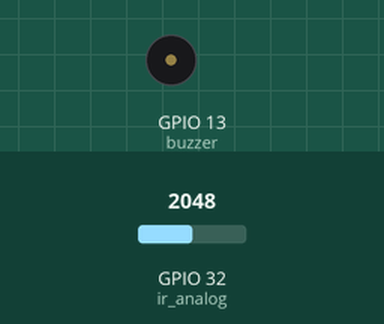
A sketch run on a simulated ESP32. Shown: buzzer (waves = sounding). The test bench sets the inputs (shaded band); at power-on: GPIO 32 (ir_analog) = 2048. WiFi joins after 1.5 s; servers stay silent unless stated; what the sketch prints to the serial monitor is not drawn.

Above: at 2.7 s.
2.8 s: GPIO 32 (ir_analog) set to 0
At 3.5 s:
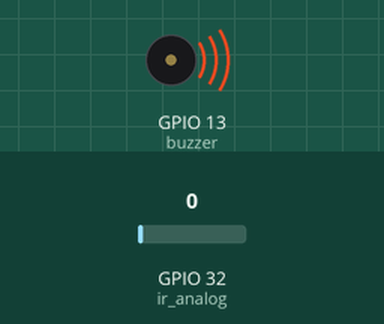
4.3 s: GPIO 32 (ir_analog) set to 491
At 4.9 s:
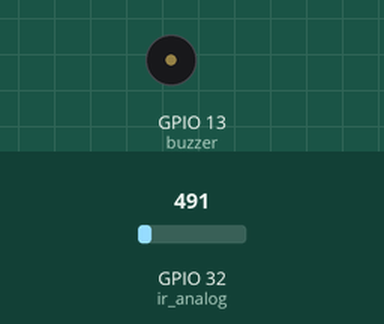
Timing chart, 0 to 7.3 s (numbered marks = the images above; inputs shaded):
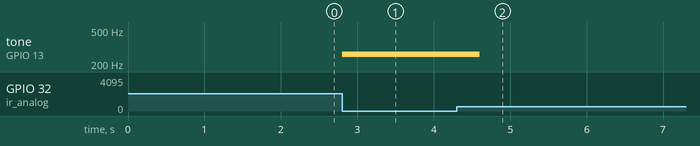

Measured:
- after the input at 2.8 s, tone on GPIO 13 (buzzer): silent → 261 Hz at once
- after the input at 4.3 s, tone on GPIO 13 (buzzer): 261 Hz → silent after 0.30 s

The sketch:

miniproject1.ino
```cpp
// input IR, output buzzer and Line notify

#include <TridentTD_LineNotify.h>
#include <WiFi.h>

#define buzzer 13
#define ir_analog 32
const int ch = 0; // channel
const int bpm = 120;
const int quarter_note_delay = (60 * 1000) / bpm;

// wifi and line token
#define ssid "your_wifi"
#define password "your_password_wifi"
#define linetoken "token_line_notify"

void setup() {
  Serial.begin(115200);
  //set timer
  ledcSetup(ch, 0, 8);
  ledcAttachPin(buzzer, ch);

  // connect WIFI
  WiFi.begin(ssid, password);
  while (WiFi.status() != WL_CONNECTED){
    Serial.println(".");
  }

  // set Line notify
  LINE.setToken(linetoken);

}

void loop() {
  int val_ir = analogRead(ir_analog);
  ledcWrite(ch, 25);  // set volume duty cycle = 25%
  Serial.println(val_ir);

  if(val_ir > 0){
    ledcWrite(ch,0);
  }
  else{
    ledcWriteNote(ch, NOTE_C, 4);
    delay(quarter_note_delay);
    LINE.notify("intruder!!!!");

  }
  delay(100);
}
```
